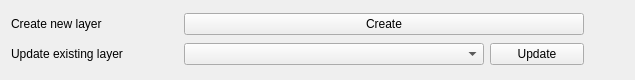
           <widget class="QWidget" name="actionTab" native="true">
            <property name="sizePolicy">
             <sizepolicy hsizetype="Preferred" vsizetype="Preferred">
              <horstretch>0</horstretch>
              <verstretch>0</verstretch>
             </sizepolicy>
            </property>
            <property name="minimumSize">
             <size>
              <width>0</width>
              <height>80</height>
             </size>
            </property>
            <property name="maximumSize">
             <size>
              <width>16777215</width>
              <height>80</height>
             </size>
            </property>
            <property name="focusPolicy">
             <enum>Qt::StrongFocus</enum>
            </property>
            <layout class="QGridLayout" name="gridLayout_7">
             <item row="0" column="0">
              <widget class="QLabel" name="createLayerLabel">
               <property name="sizePolicy">
                <sizepolicy hsizetype="Preferred" vsizetype="Preferred">
                 <horstretch>0</horstretch>
                 <verstretch>0</verstretch>
                </sizepolicy>
               </property>
               <property name="minimumSize">
                <size>
                 <width>167</width>
                 <height>0</height>
                </size>
               </property>
               <property name="maximumSize">
                <size>
                 <width>167</width>
                 <height>16777215</height>
                </size>
               </property>
               <property name="text">
                <string>Create new layer</string>
               </property>
              </widget>
             </item>
             <item row="0" column="1">
              <widget class="QPushButton" name="createLayerPushButton">
               <property name="minimumSize">
                <size>
                 <width>400</width>
                 <height>0</height>
                </size>
               </property>
               <property name="maximumSize">
                <size>
                 <width>400</width>
                 <height>16777215</height>
                </size>
               </property>
               <property name="text">
                <string>Create</string>
               </property>
              </widget>
             </item>
             <item row="1" column="0">
              <widget class="QLabel" name="updateLayerLabel">
               <property name="text">
                <string>Update existing layer</string>
               </property>
              </widget>
             </item>
             <item row="1" column="1">
              <layout class="QHBoxLayout" name="horizontalLayout_7">
               <item>
                <widget class="QComboBox" name="mapLayerComboBox">
                 <property name="minimumSize">
                  <size>
                   <width>300</width>
                   <height>0</height>
                  </size>
                 </property>
                 <property name="maximumSize">
                  <size>
                   <width>300</width>
                   <height>16777215</height>
                  </size>
                 </property>
                </widget>
               </item>
               <item>
                <widget class="QPushButton" name="updateLayerPushButton">
                 <property name="minimumSize">
                  <size>
                   <width>94</width>
                   <height>0</height>
                  </size>
                 </property>
                 <property name="maximumSize">
                  <size>
                   <width>94</width>
                   <height>16777215</height>
                  </size>
                 </property>
                 <property name="text">
                  <string>Update</string>
                 </property>
                </widget>
               </item>
               <item>
                <spacer name="horizontalSpacer_3">
                 <property name="orientation">
                  <enum>Qt::Horizontal</enum>
                 </property>
                 <property name="sizeHint" stdset="0">
                  <size>
                   <width>40</width>
                   <height>20</height>
                  </size>
                 </property>
                </spacer>
               </item>
              </layout>
             </item>
            </layout>
            <zorder>createLayerLabel</zorder>
            <zorder>updateLayerLabel</zorder>
            <zorder>createLayerPushButton</zorder>
           </widget>
